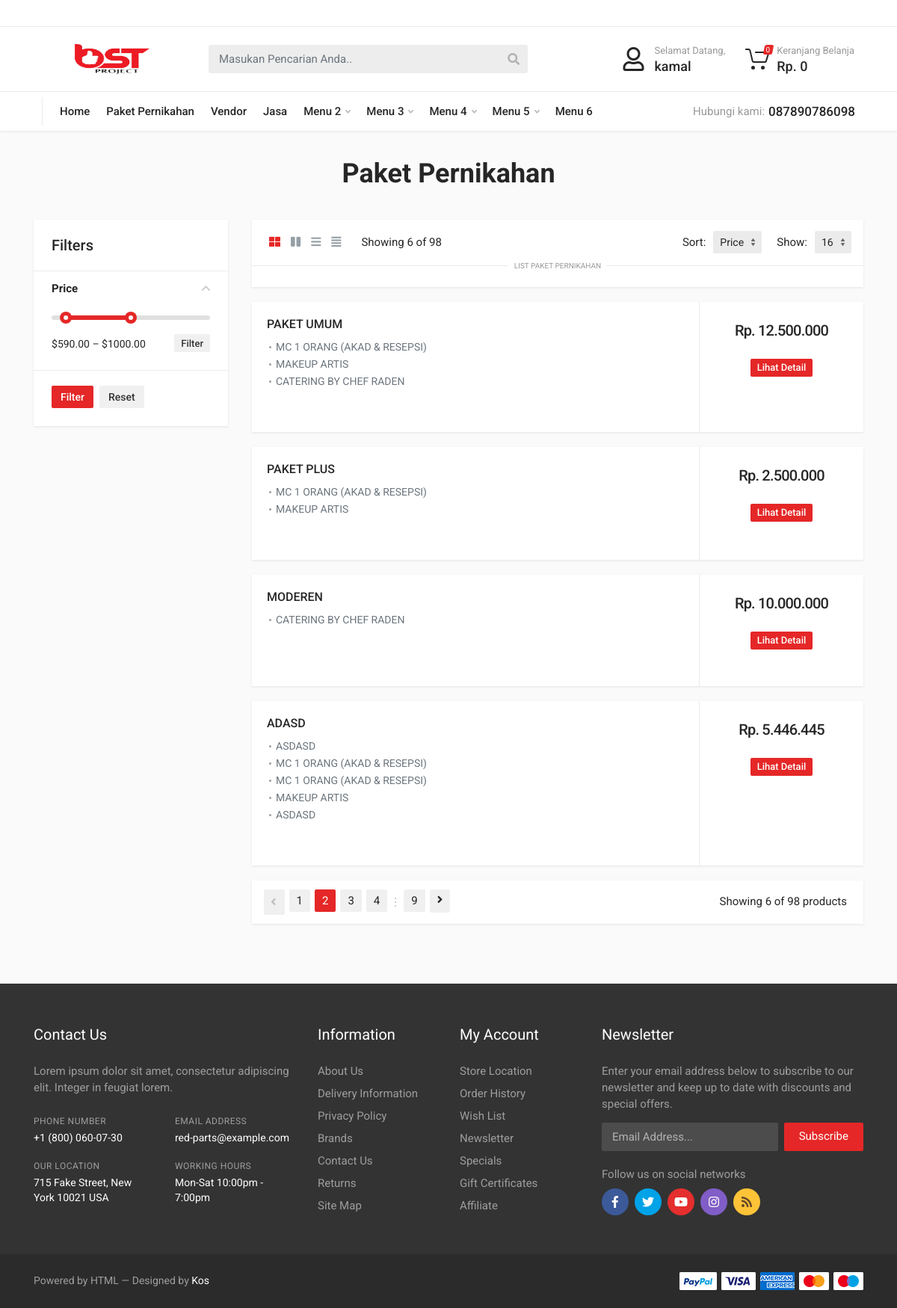
The page /pelanggan/index.php?page=paket_pernikahan (signed in) on the database its author committed.
### tables this page shows
CREATE TABLE `paket_pernikahan` (
  `id_pp` int(11) NOT NULL,
  `id_jasa` int(11) NOT NULL,
  `kode_paket` int(11) NOT NULL,
  `nama_paket` varchar(30) NOT NULL
);

CREATE TABLE `jasa` (
  `id_jasa` int(11) NOT NULL,
  `id_kategori` int(11) NOT NULL,
  `id_vendor` int(11) NOT NULL,
  `nama_jasa` varchar(30) NOT NULL,
  `harga` int(11) NOT NULL,
  `keterangan` text NOT NULL,
  `foto` text NOT NULL
);

### pelanggan/paket_pernikahan.php (the view, shortened to what this page needs)
<div class="block-header block-header--has-breadcrumb block-header--has-title">
    <div class="container">
        <div class="block-header__body">
            <h1 class="block-header__title">Paket Pernikahan</h1>
        </div>
    </div>
</div>
<div class="block-split block-split--has-sidebar">
    <div class="container">
        <div class="block-split__row row no-gutters">
            <div class="block-split__item block-split__item-sidebar col-auto">
                <div class="sidebar sidebar--offcanvas--mobile">
                    <div class="sidebar__body">
                        <div class="sidebar__content">
                            <div class="widget widget-filters widget-filters--offcanvas--mobile" data-collapse data-collapse-opened-class="filter--opened">
                                <div class="widget__header widget-filters__header">
                                    <h4>Filters</h4>
                                </div>
                                <div class="widget-filters__list">
                                    <div class="widget-filters__item">
                                        <div class="filter filter--opened" data-collapse-item><button type="button" class="filter__title" data-collapse-trigger>Price <span class="filter__arrow"></span></button>
                                            <div class="filter__body" data-collapse-content>
                                                <div class="filter__container">
                                                    <div class="filter-price" data-min="500" data-max="1500" data-from="590" data-to="1000">
                                                        <div class="filter-price__slider"></div>
                                                        <div class="filter-price__title-button">
                                                            <div class="filter-price__title">$<span class="filter-price__min-value"></span> – $<span class="filter-price__max-value"></span></div><button type="button" class="btn btn-xs btn-secondary filter-price__button">Filter</button>
                                                        </div>
                                                    </div>
                                                </div>
                                            </div>
                                        </div>
                                    </div>
                                </div>
                                <div class="widget-filters__actions d-flex"><button class="btn btn-primary btn-sm">Filter</button> <button class="btn btn-secondary btn-sm">Reset</button></div>
                            </div>
                        </div>
                    </div>
                </div>
            </div>
            <div class="block-split__item block-split__item-content col-auto">
                <div class="block">
                    <div class="products-view">
                        <div class="products-view__options view-options view-options--offcanvas--mobile">
                            <div class="view-options__body">
                                <div class="view-options__layout layout-switcher">
                                    <div class="layout-switcher__list">
                                        <button type="button" class="layout-switcher__button layout-switcher__button--active" data-layout="grid" data-with-features="false"><span class="fas fa-th-large"></span>
                                        </button>
                                        <button type="button" class="layout-switcher__button" data-layout="grid" data-with-features="true">
                                            <span class="fas fa-pause"></span>
                                        </button>
                                        <button type="button" class="layout-switcher__button" data-layout="list" data-with-features="false">
                                            <span class="fas fa-bars"></span>
                                        </button>
                                        <button type="button" class="layout-switcher__button" data-layout="table" data-with-features="false">
                                            <span class="fas fa-align-justify"></span>
                                        </button></div>
                                </div>
                                <div class="view-options__legend">Showing 6 of 98 </div>
                                <div class="view-options__select">
                                    <label for="view-option-sort">Sort:</label>
                                    <select id="view-option-sort" class="form-control form-control-sm" name="">
                                        <option value="">Price</option>
                                    </select>
                                </div>
                                <div class="view-options__select">
                                    <label for="view-option-limit">Show:</label>
                                    <select id="view-option-limit" class="form-control form-control-sm" name="">
                                        <option value="">16</option>
                                    </select>
                                </div>
                            </div>
                            <div class="view-options__body view-options__body--filters">
                                <div class="view-options__label">List Paket Pernikahan</div>
                            </div>
                        </div>
                        <div class="products-view__list products-list products-list--grid--3" data-layout="list" data-with-features="false">
                            <div class="products-list__content">
                                <?php
                                include '../koneksi/koneksi.php';
                                $data = mysqli_query($koneksi, "SELECT paket_pernikahan.id_pp,paket_pernikahan.id_jasa,paket_pernikahan.kode_paket,paket_pernikahan.nama_paket,jasa.nama_jasa,SUM(jasa.harga) AS total,jasa.keterangan FROM paket_pernikahan INNER JOIN jasa ON paket_pernikahan.id_jasa = jasa.id_jasa GROUP BY kode_paket");
                                while ($d = mysqli_fetch_array($data)) {
                                ?>
                                    <div class="products-list__item">
                                        <div class="product-card">
                                            <div class="product-card__info">
                                                <div class="product-card__name">
                                                    <div>
                                                        <a href="index.php?page=rincian_paket&id=<?= $d['kode_paket'] ?>"><?= $d['nama_paket'] ?></a>
                                                    </div>
                                                </div>
                                                <div class="product-card__features">
                                                    <ul>
                                                        <?php include('detail_paket.php'); ?>
                                                    </ul>
                                                </div>
                                            </div>
                                        <?php
                                        if (empty($_SESSION['id_pelanggan'])) {
                                            echo '<div class="product-card__footer">
                                            <div class="product-card__prices">
                                                <div class="product-card__price product-card__price--current">Login untuk melihat harga</div>
                                            </div>
                                        </div>
                                    </div>
                                </div>';
                                        } else {
                                            echo '<div class="product-card__footer">
                                                <div class="product-card__prices">
                                                    <div class="product-card__price product-card__price--current">Rp. ' . number_format($d['total'], 0, ".", ".") . '</div>
                                                </div>
                                                <a href="index.php?page=rincian_paket&id=' . $d['kode_paket'] . '" class="btn btn-primary btn-xs">Lihat Detail</a>
                                            </div>
                                        </div>
                                    </div>';
                                        }
                                    } ?>
                                        </div>
                                    </div>
                            </div>
                        </div>
                        <div class="products-view__pagination">
                            <nav aria-label="Page navigation example">
                                <ul class="pagination">
                                    <li class="page-item disabled">
                                        <a class="page-link page-link--with-arrow" href="#" aria-label="Previous">
                                            <span class="page-link__arrow page-link__arrow--left fas fa-angle-left" aria-hidden="true"></span></a></li>
                                    <li class="page-item"><a class="page-link" href="#">1</a></li>
                                    <li class="page-item active" aria-current="page"><span class="page-link">2 <span class="sr-only">(current)</span></span></li>
                                    <li class="page-item"><a class="page-link" href="#">3</a></li>
                                    <li class="page-item"><a class="page-link" href="#">4</a></li>
                                    <li class="page-item page-item--dots">
                                        <div class="pagination__dots"></div>
                                    </li>
                                    <li class="page-item"><a class="page-link" href="#">9</a></li>
                                    <li class="page-item"><a class="page-link page-link--with-arrow fas fa-angle-right" href="#" aria-label="Next"><span class="page-link__arrow page-link__arrow--right" aria-hidden="true"></span></a></li>
                                </ul>
                            </nav>
                            <div class="products-view__pagination-legend">Showing 6 of 98 products</div>
                        </div>
                    </div>
                </div>
            </div>
        </div>
        <div class="block-space block-space--layout--before-footer"></div>
    </div>
</div>

### pelanggan/detail_paket.php
<?php
$kode = $d['kode_paket'];
include '../koneksi/koneksi.php';
$a = mysqli_query($koneksi, "SELECT paket_pernikahan.id_pp,paket_pernikahan.id_jasa,paket_pernikahan.kode_paket,jasa.id_jasa,jasa.id_vendor,jasa.nama_jasa,jasa.harga,vendor.id_vendor,vendor.nama_vendor FROM paket_pernikahan INNER JOIN jasa ON paket_pernikahan.id_jasa = jasa.id_jasa INNER JOIN vendor ON jasa.id_vendor = vendor.id_vendor WHERE paket_pernikahan.kode_paket = $kode ORDER BY jasa.harga ASC");
while ($b = mysqli_fetch_array($a)) {
?>
    <li><?= $b['nama_jasa'] ?></li>
<?php } ?>

### rows shown on the page
paket_pernikahan: nama_paket "PAKET UMUM", id_jasa.nama_jasa "MAKEUP ARTIS", total "12.500.000"
paket_pernikahan: id_jasa.nama_jasa "MC 1 ORANG (AKAD & RESEPSI)"
paket_pernikahan: id_jasa.nama_jasa "CATERING BY CHEF RADEN"
paket_pernikahan: nama_paket "PAKET PLUS", id_jasa.nama_jasa "MAKEUP ARTIS", total "2.500.000"
paket_pernikahan: id_jasa.nama_jasa "MC 1 ORANG (AKAD & RESEPSI)"
paket_pernikahan: nama_paket "MODEREN", id_jasa.nama_jasa "CATERING BY CHEF RADEN", total "10.000.000"
paket_pernikahan: nama_paket "ADASD", id_jasa.nama_jasa "MAKEUP ARTIS", total "5.446.445"
paket_pernikahan: id_jasa.nama_jasa "ASDASD"
paket_pernikahan: id_jasa.nama_jasa "MC 1 ORANG (AKAD & RESEPSI)"
paket_pernikahan: id_jasa.nama_jasa "MC 1 ORANG (AKAD & RESEPSI)"
paket_pernikahan: id_jasa.nama_jasa "ASDASD"

### other values the page prints
$_SESSION['username'] "kamal"
$row['badge'] "0"
$datap['hrg'] "0"
